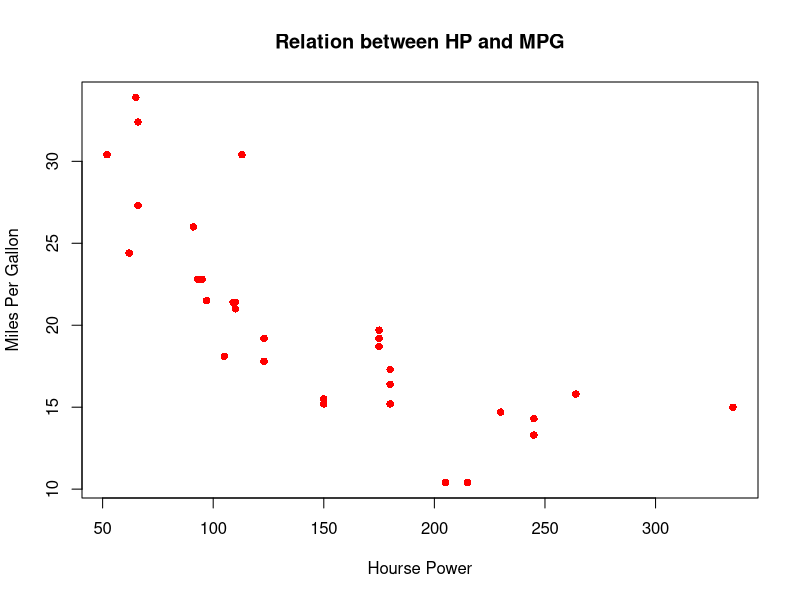

The R source for this figure:
#Scatter plot
#2 Variables
#pch plot R

plot(mtcars$hp, mtcars$mpg, 
     pch = 16, 
     col = "red",
     main = "Relation between HP and MPG",
     xlab = "Hourse Power",
     ylab = "Miles Per Gallon")
